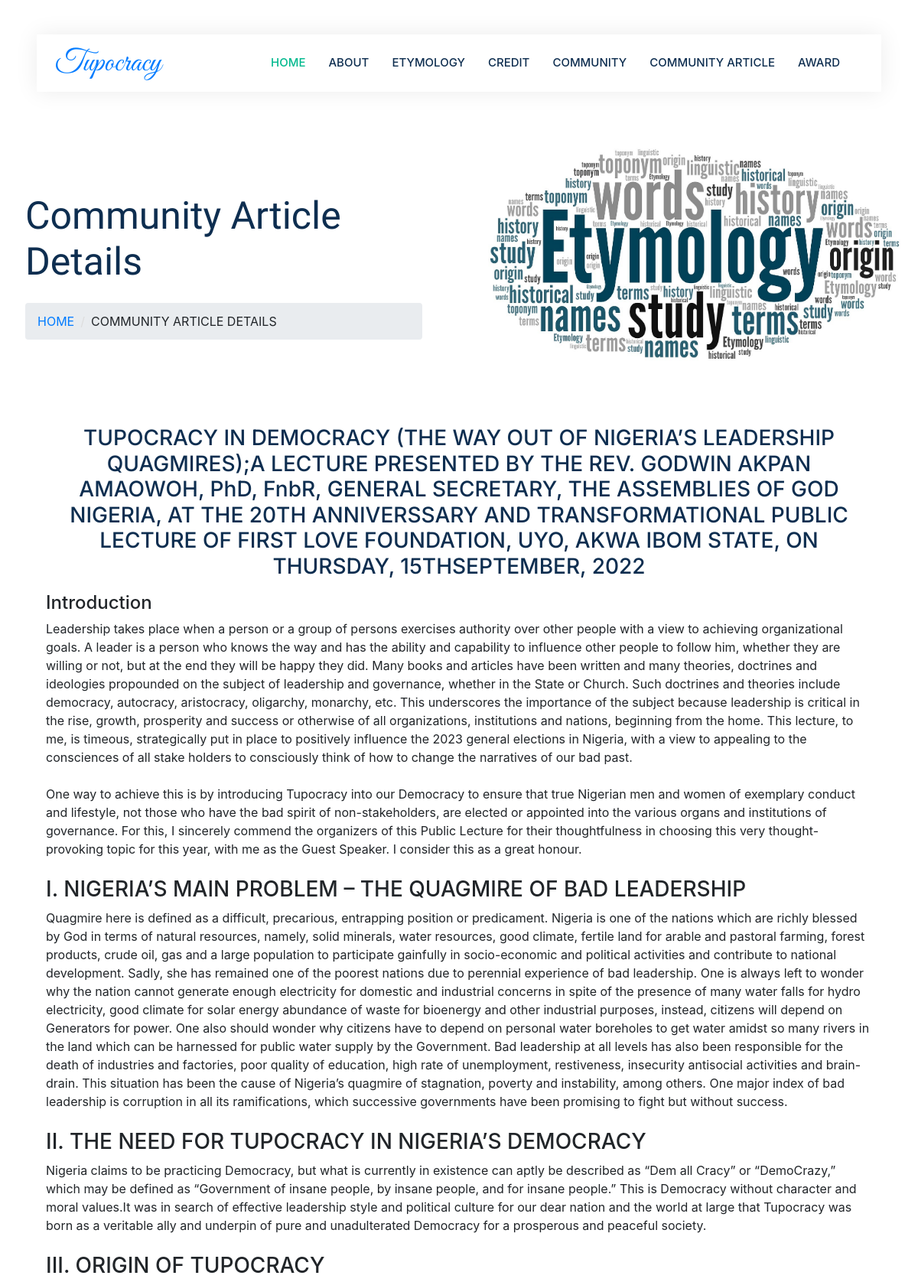
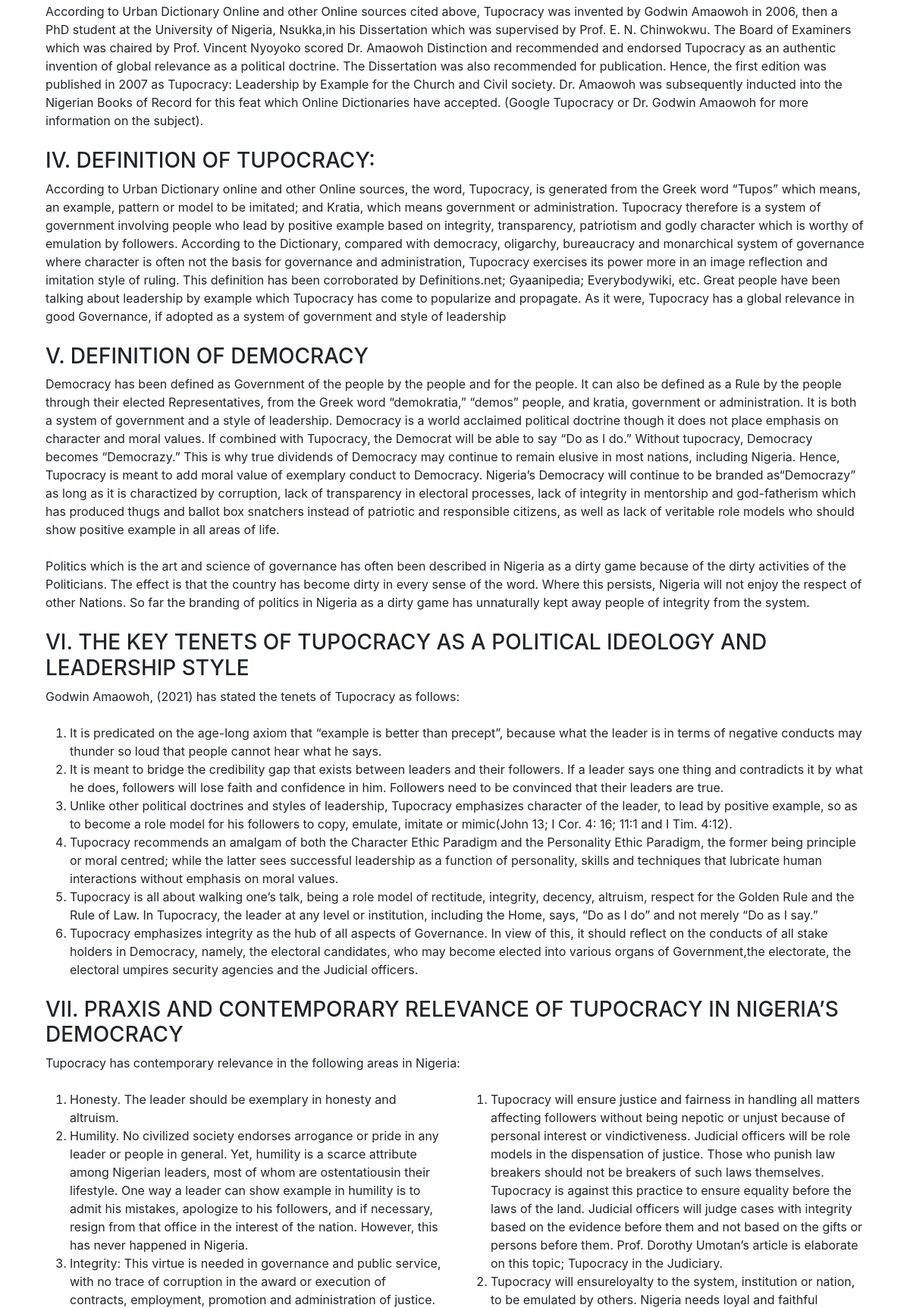
/tupocracy/detail/1 (upper part), run on the app's committed database (2 pictures, top to bottom).
### tupo_app/models.py (models this page shows, shortened)
class CommunityArticle(models.Model):
    title = models.CharField(max_length=500)
    name = models.CharField(max_length=200, verbose_name="Author", blank=True)
    slug = models.SlugField(unique=True)
    img = models.ImageField(blank=True, null=True)
    content = HTMLField('Content', blank=True, null=True)
    created_at = models.DateTimeField(auto_now_add=True)
    modified_at = models.DateTimeField(auto_now=True)
    class Meta():
        verbose_name_plural = 'Community Article'

### tupo_app/views.py (the view)
# urls.py: path('detail/<slug:slug>', views.Comm_ArticleDetail.as_view(), name='single_comm'),
class Comm_ArticleDetail(DetailView):
    model = CommunityArticle
    template_name = 'public/comm-article-details.html'
    context_object_name = 'comm_det'
    success_url = reverse_lazy('tupo_app:single_comm')
    def get_object(self):
        obj = super().get_object()
        return obj
    def get_context_data(self,**kwargs):
        context = super().get_context_data(**kwargs)
        var_slug = self.get_object()
        get_slug = var_slug.slug
        return context

### templates/public/comm-article-details.html (shortened to what this page needs)
{% extends 'public/base.html' %} {% load static %}
{% block title %} Community Article {% endblock %} {% block content %}
<div class="container-fluid header bg-white p-0" style="margin-top: 3%">
    <div class="row g-0 align-items-center flex-column-reverse flex-md-row">
        <div class="col-md-6 p-5 mt-lg-5">
            <h1 class="animated fadeIn mb-4" style="font-family: 'Oleo Script Swash Caps', cursive; font-size: 50px">
                Community Article Details</h1>
            <nav aria-label="breadcrumb animated fadeIn">
                <ol class="breadcrumb text-uppercase">
                    <li class="breadcrumb-item"><a href="{% url 'home' %}">Home</a></li>
                    <li class="breadcrumb-item text-body active" aria-current="page">
                        Community Article Details
                    </li>
                </ol>
            </nav>
        </div>
        <div class="col-md-6 animated fadeIn">
            <img class="img-fluid" src="{% static 'public/img/emy.jpg' %}" alt="" />
        </div>
    </div>
</div>
<div class="container-xxl py-5">
    <div class="container">
        <div class="row g-4">
            <div class="col-md-12">
                {% if comm_det %}
                <div class="col-lg-12 col-md-6 wow fadeInUp" data-wow-delay="0.1s">
                    <h3 class="text-center">{{comm_det.title}}</h3>
                    <p>{{comm_det.content|safe}}</p>
                </div>
              {% endif %}
            </div>
        </div>
    </div>
</div>
{% endblock %}

### static/public/css/style.css (style rules this page uses)
:root { --primary: #00B98E; --secondary: #FF6922; --light: #EFFDF5; --dark: #0E2E50; }
body { overflow-x: hidden; }
@media (min-width: 992px) { .header { margin-top: -120px; } }
.breadcrumb-item + .breadcrumb-item::before { color: #DDDDDD; }

### data on the page
CommunityArticle: title "TUPOCRACY IN DEMOCRACY (THE WAY OUT OF NIGERIA’S LEADERSHIP QUAGMIRES);A LECTURE PRESENTED BY THE REV. GODWIN AKPAN AMAOWOH, PhD, FnbR, GENERAL SECRETARY, THE ASSEMBLIES OF GOD NIGERIA, AT THE 20TH ANNIVERSSARY AND TRANSFORMATIONAL PUBLIC LECTURE OF FIRST LOVE FOUNDATION, UYO, AKWA IBOM STATE, ON THURSDAY, 15THSEPTEMBER, 2022", content "Introduction Leadership takes place when a person or a group of persons exercises authority over other people with a view to achieving organizational goals. A leader is a person who knows the way and has the ability and capability to influence other people to follow him, whether they are willing or not, but at the end they will be happy they did. Many books and articles have been written and many theories, doctrines and ideologies propounded on the subject of leadership and governance, whether in the State or Church. Such doctrines and theories include democracy, autocracy, aristocracy, oligarchy, monarchy, etc. This underscores the importance of the subject because leadership is critical…"
